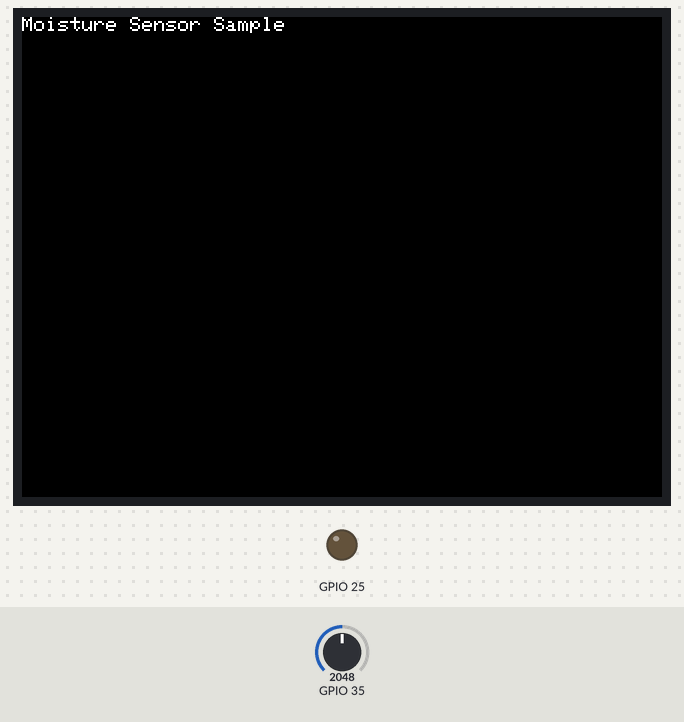
Recording of a sketch running on a simulated ESP32. Parts: 320×240 colour display, output pins drawn as LEDs (lit = HIGH). The inputs (shaded band) are chosen by the test bench; at power-on: GPIO 35 = 2048.

Above: at 0.2 s.
At 2.3 s:
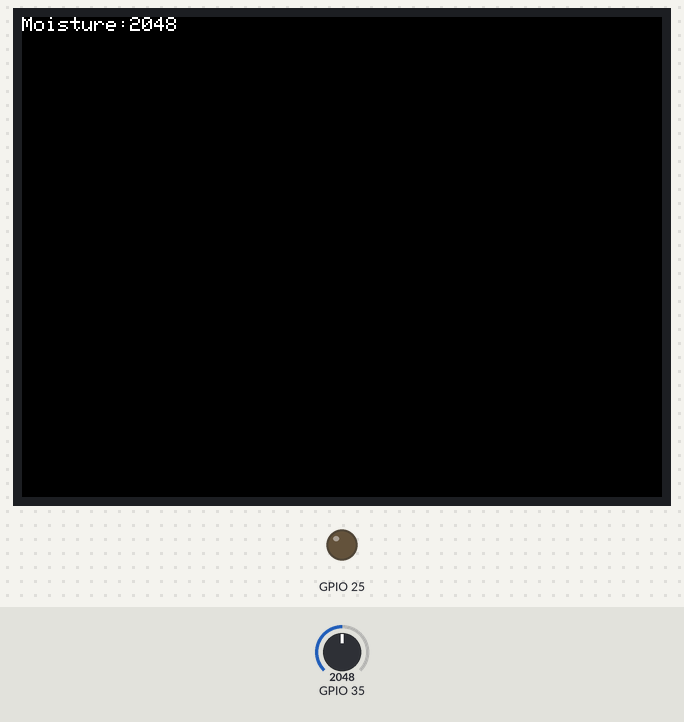
2.4 s: GPIO 35 set to 2866
4.8 s: GPIO 35 set to 3603
7.0 s: GPIO 35 set to 4095
Timing chart, 0 to 10.0 s (numbered marks = the images above; inputs shaded):
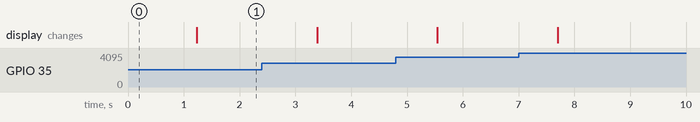

The sketch:

HCKRD5_MoistureSensor.ino
```cpp
#include <M5Stack.h>

// Moisture Sensor Connection
// YELLOW: GPIO35/AD    Moisture Sensor Output(Analog)
// WHITE :
// RED   : BAT
// BLACK : GND


// the setup routine runs once when M5Stack starts up
void setup(){

    // Initialize the M5Stack object
    M5.begin();

    dacWrite(25, 0);          // ブザーがうるさいときにブザーを切る

    // LCD display
    M5.Lcd.print("Moisture Sensor Sample");

    delay(1000);              // 1000ms wait
}

// the loop routine runs over and over again forever
void loop() {
    M5.Lcd.fillScreen(BLACK);       // 画面全消し
    M5.Lcd.setCursor(0, 0);         // print位置を戻す
    M5.Lcd.print("Moisture:");
    M5.Lcd.print(analogRead(35));   // 水分センサを読み、LCDに表示
                                    // センサ部大気中でほぼ0
                                    // センサ部水没で2600くらい
    delay(1000);                    // 1000ms wait
}
```
